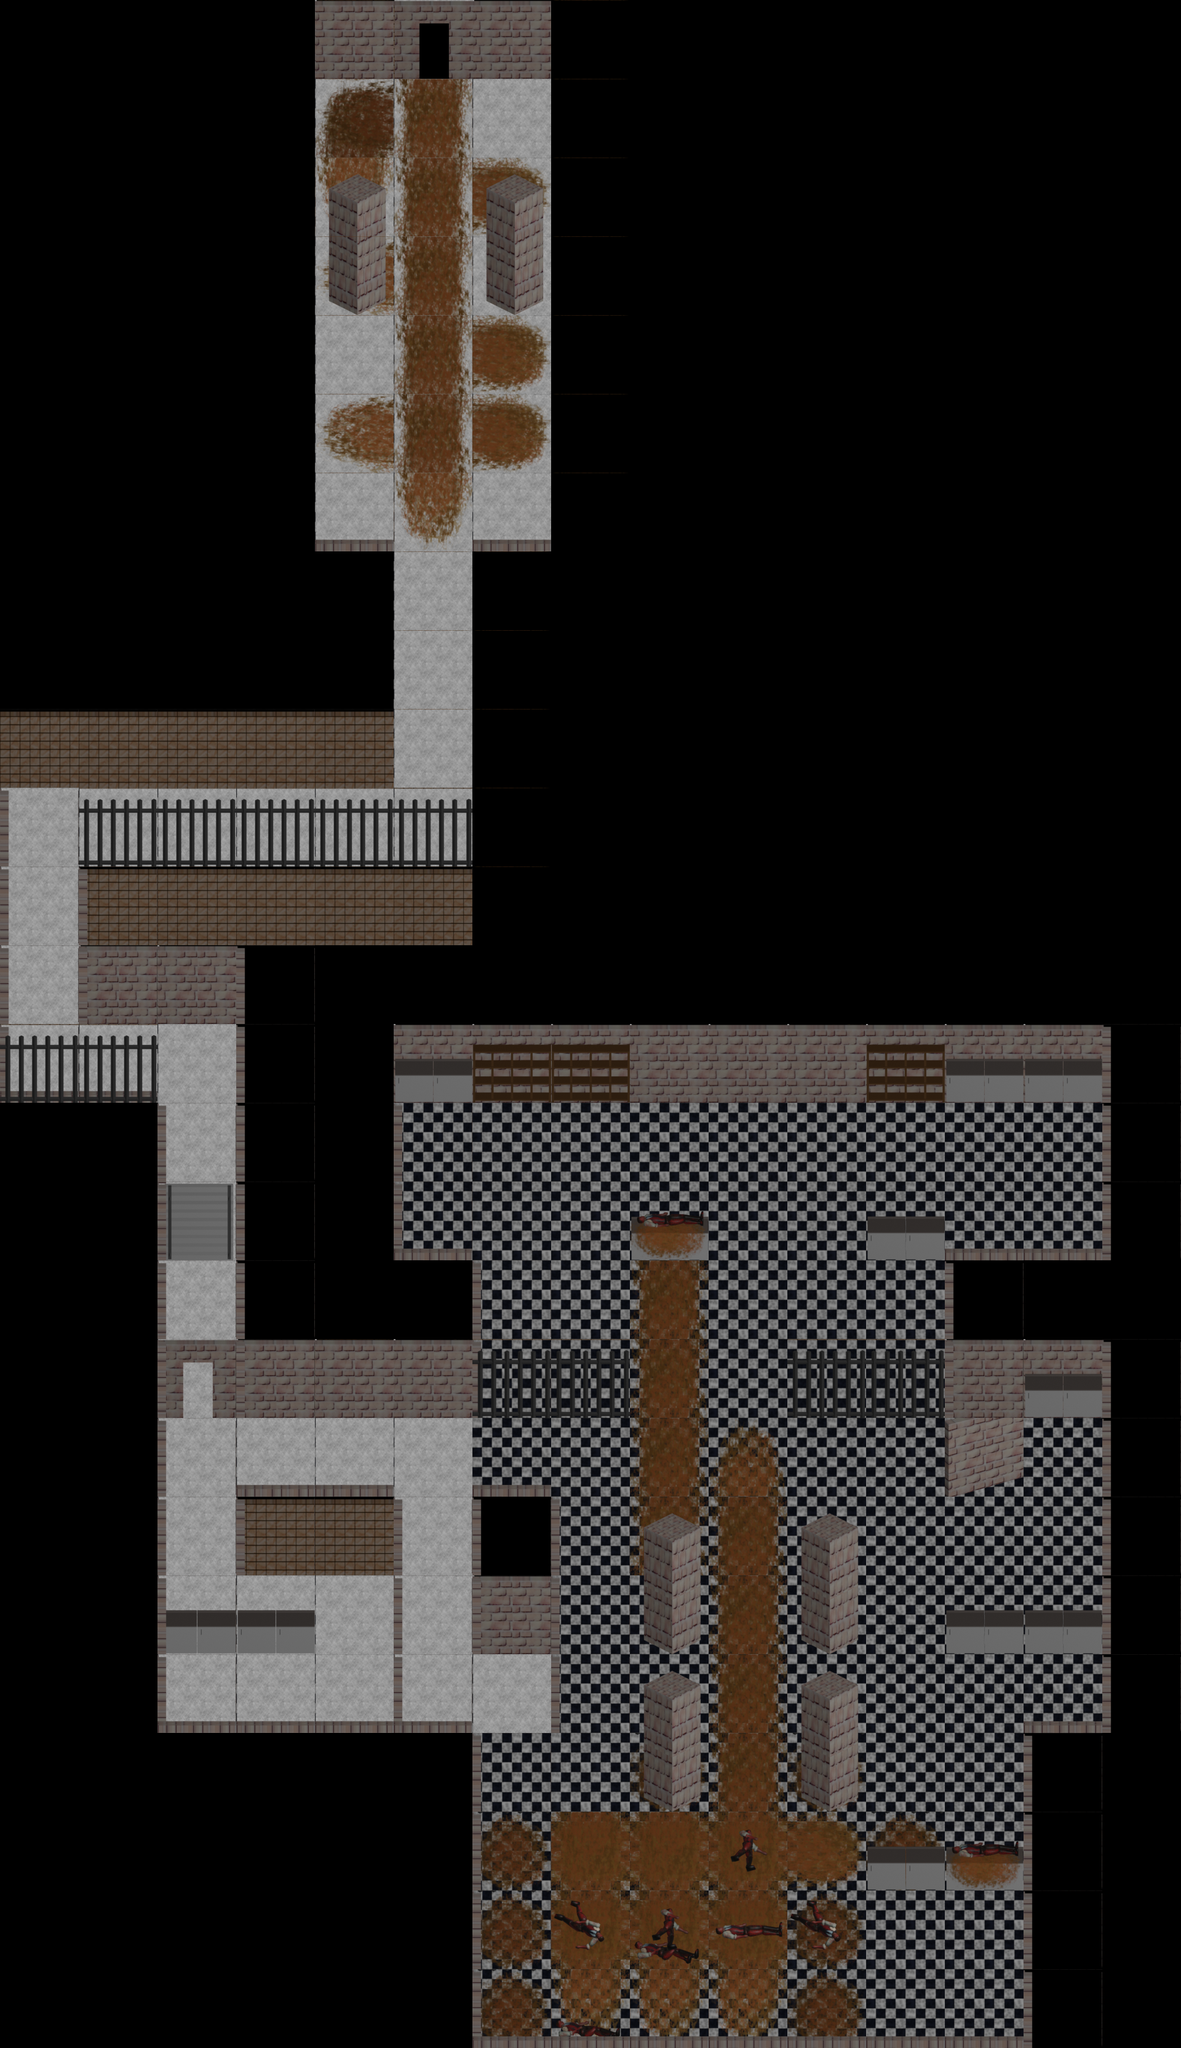

This game map was drawn from its Tiled (.tmx) file and the tilesets committed beside it. A one-line description and the trimmed map source follow:
An orthogonal 15x26 tile map with 128x128 px tiles, 8 tile layers (floor, bloodOnFloor, onflorObjects, edgeWalls, ...) and 44 objects (2x enemyStart, 2x 2ndButcherSchedulePoint, start, pickupDoorKey, triggerSawCollapseRight, ...).

<map version="1.10" tiledversion="1.10.2" orientation="orthogonal" renderorder="right-down" width="15" height="26" tilewidth="128" tileheight="128" infinite="0" nextlayerid="13" nextobjectid="59">
 <editorsettings>
  <export target="../../public/levels/basementTop.json" format="json" />
 </editorsettings>
 <tileset firstgid="1" source="meatBasementTop.tsx" />
 <layer id="1" name="floor" width="15" height="26">
  <properties>
   <property name="physics" type="bool" value="true" />
  </properties>
  <data>[390 cells, 184 non-empty, 7 distinct tile ids]</data>
 </layer>
 <layer id="7" name="bloodOnFloor" width="15" height="26">
  <properties>
   <property name="physics" type="bool" value="true" />
  </properties>
  <data>[390 cells, 52 non-empty, 13 distinct tile ids]</data>
 </layer>
 <layer id="5" name="onflorObjects" width="15" height="26">
  <properties>
   <property name="physics" type="bool" value="true" />
  </properties>
  <data>[390 cells, 32 non-empty, 13 distinct tile ids]</data>
 </layer>
 <layer id="2" name="edgeWalls" width="15" height="26">
  <properties>
   <property name="physics" type="bool" value="true" />
  </properties>
  <data>[390 cells, 62 non-empty, 3 distinct tile ids]</data>
 </layer>
 <layer id="3" name="topDetails" width="15" height="26">
  <properties>
   <property name="physics" type="bool" value="true" />
  </properties>
  <data>[390 cells, 19 non-empty, 4 distinct tile ids]</data>
 </layer>
 <objectgroup id="10" name="tileLogic">
  <object id="11" gid="19" x="258.541" y="2304" width="128" height="128">
   <properties>
    <property name="onEnter">{
  "changeTileGameObjectToId": "17",
  "rulePre": {
    "==" : [ { "var" : "haveKey" }, true ]
  },
  "rulePreFail": {
   "character": {
      "id": "player",
      "actions": [
        { "bark": "It's locked" }
      ]
   }
  }
}</property>
    <property name="wall" type="bool" value="true" />
   </properties>
  </object>
  <object id="20" gid="45" x="768" y="896" width="128" height="128">
   <properties>
    <property name="isKinematic" type="bool" value="false" />
   </properties>
  </object>
  <object id="21" gid="45" x="768" y="768" width="128" height="128" />
  <object id="22" gid="45" x="768" y="640" width="128" height="128" />
  <object id="24" gid="45" x="768" y="384" width="128" height="128" />
  <object id="25" gid="45" x="768" y="256" width="128" height="128" />
  <object id="26" gid="19" x="640" y="128" width="128" height="128">
   <properties>
    <property name="onEnter">{
   "goScene": "bloodPool"
}</property>
   </properties>
  </object>
  <object id="28" gid="46" x="442.762" y="2421.53" width="128" height="128" />
  <object id="29" gid="46" x="1005.86" y="2309.6" width="128" height="128" />
  <object id="48" gid="46" x="815.749" y="3146.05" width="128" height="128" />
  <object id="30" gid="46" x="842.37" y="2095.92" width="128" height="128" />
  <object id="44" gid="44" x="768" y="2688" width="128" height="128">
   <properties>
    <property name="onEnter">{
  "toggleLight": ["46"]
}</property>
   </properties>
  </object>
  <object id="45" gid="44" x="512" y="2304" width="128" height="128">
   <properties>
    <property name="onEnter">{
   "character": {
      "id": "player",
      "actions": [
        { "bark": "Toggle Light" }
      ]
   },
   "toggleLight": ["41"]
}</property>
   </properties>
  </object>
  <object id="51" gid="44" x="255.386" y="1655.5" width="128" height="128">
   <properties>
    <property name="onEnter">{
   "toggleLight": ["6"]
}</property>
   </properties>
  </object>
  <object id="47" gid="44" x="1051.71" y="2975.61" width="128" height="128">
   <properties>
    <property name="onEnter">{
  "toggleLight": ["36", "42"]
}</property>
   </properties>
  </object>
  <object id="50" gid="44" x="1547.04" y="2313.19" width="128" height="128">
   <properties>
    <property name="onEnter">{
  "toggleLight": ["3"]
}</property>
   </properties>
  </object>
  <object id="56" gid="44" x="384.657" y="2573.23" width="128" height="128">
   <properties>
    <property name="onEnter">{
   "character": {
      "id": "player",
      "actions": [
        { "bark": "Toggle Light" }
      ]
   },
   "toggleLight": ["27"]
}</property>
   </properties>
  </object>
  <object id="58" gid="46" x="292.936" y="2686.68" width="128" height="128" />
 </objectgroup>
 <layer id="4" name="metalBarsPillars" width="15" height="26">
  <properties>
   <property name="physics" type="bool" value="true" />
  </properties>
  <data>[390 cells, 15 non-empty, 2 distinct tile ids]</data>
 </layer>
 <objectgroup id="8" name="lights">
  <object id="2" x="687.646" y="1742.23">
   <point />
  </object>
  <object id="3" x="1452.5" y="1982.68">
   <point />
  </object>
  <object id="4" x="1110.79" y="2552.07">
   <point />
  </object>
  <object id="5" x="1699.89" y="2613.38">
   <point />
  </object>
  <object id="6" x="64.6846" y="1537.81">
   <point />
  </object>
  <object id="7" x="701.244" y="1023.81">
   <point />
  </object>
  <object id="27" x="311.423" y="2631.3">
   <properties>
    <property name="isOn" type="bool" value="true" />
   </properties>
   <point />
  </object>
  <object id="33" x="703.467" y="375.067">
   <properties>
    <property name="isOn" type="bool" value="true" />
   </properties>
   <point />
  </object>
  <object id="36" x="1219.72" y="2833.8">
   <point />
  </object>
  <object id="41" x="322.435" y="1915.37">
   <properties>
    <property name="isOn" type="bool" value="false" />
   </properties>
   <point />
  </object>
  <object id="42" x="1217.28" y="2566.7">
   <point />
  </object>
  <object id="46" x="821.791" y="3128.71">
   <properties>
    <property name="isOn" type="bool" value="false" />
   </properties>
   <point />
  </object>
  <object id="49" x="1480.24" y="3021.29">
   <properties>
    <property name="isOn" type="bool" value="true" />
   </properties>
   <point />
  </object>
  <object id="55" x="701.725" y="796.784">
   <properties>
    <property name="isOn" type="bool" value="true" />
   </properties>
   <point />
  </object>
 </objectgroup>
 <objectgroup id="9" name="logic">
  <properties>
   <property name="blackboard">{
}</property>
  </properties>
  <object id="8" name="start" x="705.874" y="1073.18">
   <point />
  </object>
  <object id="9" name="enemyStart" x="1518.03" y="3171.28">
   <properties>
    <property name="id" value="butcher2" />
    <property name="onInit">{
  "schedule": {
    "ids": ["52", "53", "54"]
  }
}</property>
   </properties>
   <point />
  </object>
  <object id="10" name="pickupDoorKey" x="963.648" y="1938.46" width="91.8973" height="91.0064">
   <properties>
    <property name="onEnter">{
  "removeTrigger":true,
  "rulePost": {
     "setVar": ["haveKey", true]
  }
}</property>
    <property name="sensor" type="bool" value="true" />
   </properties>
   <ellipse />
  </object>
  <object id="32" name="triggerSawCollapseRight" x="638.395" y="658.745" width="128" height="128">
   <properties>
    <property name="onEnter">{
  "removeTrigger":true,
  "tween": {
     "ids": ["20", "21", "22", "24", "25"],
     "x": 600,
     "duration": 3000,
            "yoyo": true,
            "ease": "Linear",
            "repeat": -1
  }
}</property>
    <property name="sensor" type="bool" value="true" />
   </properties>
   <ellipse />
  </object>
  <object id="37" name="scheduleEnemy1" x="1676.11" y="1868.07">
   <point />
  </object>
  <object id="38" name="scheduleEnemy3" x="1069" y="2098.01">
   <point />
  </object>
  </objectgroup>
 <layer id="6" name="alwaysAbove" width="15" height="26">
  <data>[390 cells, 7 non-empty, 2 distinct tile ids]</data>
 </layer>
 <layer id="11" name="moreAbove" width="15" height="26">
  <data>[390 cells, 13 non-empty, 4 distinct tile ids]</data>
 </layer>
</map>
<!-- 6 of 44 objects omitted -->